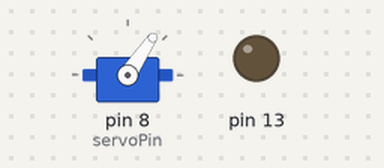
Bench run of a sketch on a simulated Arduino Uno, built with avr-gcc and run on an emulated ATmega328P. Parts: servo, output pins drawn as LEDs (lit = HIGH).

Above: at 2.4 s.
At 14.38 s:
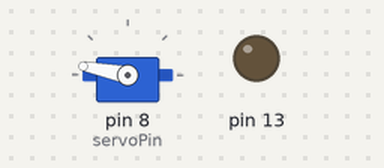
At 28.2 s:
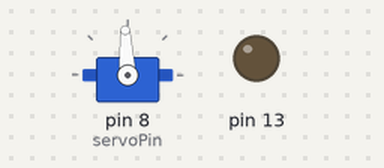
At 36.6 s:
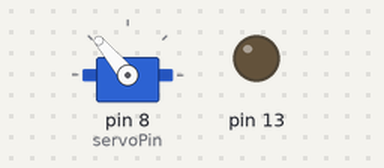
Timing chart, 0 to 40.0 s (numbered marks = the images above):
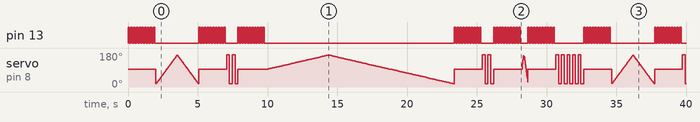

Measured:
- by itself, pin 13: HIGH → LOW at 0.10 s, → HIGH 0.10 s later, → LOW 0.10 s later, → HIGH 0.10 s later, … (159 changes in this stretch)

The sketch:

ServoTest_00.ino
```cpp
#include <Servo.h>
#include "ServoSpec.h"
#include "BobServo.h"
#include "DebugDefs.h"

//#ifdef DEBUG
  const int serialBaudRate = 9600;  // can't do 115200 for some reason??
//#endif

// servo setup parameters
const int servoPin= 8;
BobServo *bs;

unsigned long servoDelay;

// just to inform user wtihout serial montior
void flashLed(){
  for(int i=0;i<10;i++){
    digitalWrite(13,HIGH);
    delay(100);
    digitalWrite(13,LOW);
    delay(100);
  }
}

void doSweep(int n){
  for (int i=0;i<n;i++){
    bs->sweep(1);
  }
  flashLed(); //inform user
}

void setup(){
  #ifdef DEBUG
    Serial.begin(serialBaudRate);
    while(!Serial);
  #endif

  // needed to flash the led!
  pinMode(13,OUTPUT);
  // create a servo instance
  bs = new BobServo(servoPin, savoxSpec);
  flashLed();  //inform user

}


// this loop demos the use of angular velocity to postion the servo
// not how the loop cannot keep up if refresh rate is too high

void microLoop(int n){
  unsigned long theMicroTime = micros();
  bs->setAngularVelocity(0.5);
  n *=2;
  while(n){
    if ((bs->getCurrentAngle()<= bs->getSpec().servoCCStopDegrees) ||
         (bs->getCurrentAngle()>=bs->getSpec().servoCStopDegrees)){
      bs->setAngularVelocity(bs->getCurrentAngularVelocity() * -1.0);
      n--;
      }
    unsigned long dtM = (micros()-theMicroTime);
    bs->updateMicros(dtM);
    theMicroTime=micros();
  }
  bs->center();
  flashLed();
}

void milliLoop(int n){
  unsigned long theMillisTime = millis();
  float servoDelay =  1000.0/bs->getSpec().servoRefreshRate;
  bs->setAngularVelocity(0.5);
  n *= 2;
  bool moving = false;
  while(n){
    if (moving &&
        ((bs->getCurrentAngle()<= bs->getSpec().servoCCStopDegrees) ||
         (bs->getCurrentAngle()>=bs->getSpec().servoCStopDegrees))){
      bs->setAngularVelocity(bs->getCurrentAngularVelocity() * -1.0);
      n--;
      moving = false;
      }

    unsigned long dt = (millis()-theMillisTime);
    if (dt>=servoDelay){  //  %refresh rate
      bs->update(dt);
      theMillisTime=millis();
      moving = true;
    }
  }
  bs->center();
  flashLed();
}

void backForth (int n){
  while(n--){
    bs->goCLim();
    delay(200);
    bs->goCCLim();
    delay(200);
  }
  bs->center();
  flashLed();
}

void loop(){
  doSweep(1);
  backForth(2);
  microLoop(1);
  backForth(2);
  milliLoop(1);
  backForth(5);
}
```

BobServo.cpp
```cpp
#include "BobServo.h"

void BobServo::goLim(int dir){
  // -1 == Counter Clockwise; 1 == Clockwise
  setAngle(dir == -1 ? spec.servoCCStopDegrees : spec.servoCStopDegrees);
}
BobServo::BobServo(int ppin, const ServoSpec &sspec):
                    spec(sspec){
  servo.attach(ppin);
  center();
  #ifdef DEBUG
    spec.display();
  #endif
}

BobServo::setAngle(float angle){  // degrees
  // first limit the set angle to the burnout limits
  currentAngle = constrain(reduceAngleDegrees(angle), spec.servoCCStopDegrees,spec.servoCStopDegrees);
  float servoUSValue = map(currentAngle,spec.servoCCStopDegrees,spec.servoCStopDegrees,spec.servoMinBurnout,spec.servoMaxBurnout);
  #ifdef DEBUG
    Serial.print("Setting Servo us: ");
    Serial.print(servoUSValue);
    Serial.print("\tDegrees: ");
    Serial.println(currentAngle);
  #endif
  servo.writeMicroseconds(servoUSValue);
}
float BobServo::getCurrentAngle() const{
  return currentAngle;
}
float BobServo::getCurrentAngularVelocity() const{
  return currentAngularVelocity;
}
const ServoSpec& BobServo::getSpec() const{
  return spec;
}
BobServo::setAngularVelocity(float angularVelocity) { // degrees/milli sec
  #ifdef DEBUG
    Serial.print("setAngularVelocity called: ");
    Serial.print(angularVelocity);
    Serial.print("\tset to : ");
    Serial.println(constrain(angularVelocity,spec.servoCCMinV,spec.servoCMaxV));
  #endif
  currentAngularVelocity = constrain(angularVelocity,spec.servoCCMinV,spec.servoCMaxV);
}

void BobServo::update(float dt) { // update angle % dt in seconds
  setAngle(currentAngle + currentAngularVelocity*dt);
   //#ifdef DEBUG
    Serial.print("update called, dt:\t");
    Serial.println(dt);
  //#endif
}

void BobServo::updateMicros(float dtMicros){
  // update angle % dt in MICRO seconds using accumulator
  // using accumulator to only call setAngle when outside dead band
  microSecAccumulator += dtMicros;
  float settingAngle = currentAngularVelocity*microSecAccumulator/1000.0;
  float servoDeltaUSValue = map(settingAngle,spec.servoCCStopDegrees,spec.servoCStopDegrees,spec.servoMinBurnout,spec.servoMaxBurnout);
  if (abs(servoDeltaUSValue)>spec.servoDeadBand){
    // then we can do a set!
    setAngle(currentAngle + settingAngle);
    microSecAccumulator =0;
  }
}

void BobServo::update(float angularVelocity,float dt){  // set velocity before updating angle
  setAngularVelocity(angularVelocity);
  update(dt);
}
void BobServo::center(){
  setAngle(0);
  setAngularVelocity(0);
}

void BobServo::goCLim() { // set to clockwise endpoint
  setAngle(spec.servoCStopDegrees);
}
void BobServo::goCCLim(){ // set to counter clockwise endpoint
  setAngle(spec.servoCCStopDegrees);
}
void BobServo::sweep(int nbLoops){
  const float angleInc = 1,
              timeOut = 10;
  goCCLim();
  // start at cc limit
  int currentDirection = 1,
      count = 0,
      lim = 2*nbLoops;
  while (count < lim){
    setAngle(currentAngle + angleInc*currentDirection);
    delay(timeOut);
    if (abs(currentAngle)== min(abs(spec.servoCCStopDegrees),abs(spec.servoCStopDegrees))){
       currentDirection *= -1;
       count++;
    }
  }
  center();
  #ifdef DEBUG
    Serial.println("exiting sweep");
  #endif
}

float reduceAngleDegrees(float angleDegrees){
  int angleInt = angleDegrees/1;
  float decimal = angleDegrees - angleInt ;
  return (angleInt%360) + decimal;
}
```

BobServo.h
```cpp
#ifndef BOBSERVO_H
#define BOBSERVO_H

#include <Arduino.h>
#include <Servo.h>
#include "ServoSpec.h"
#include "DebugDefs.h"

class BobServo{
  protected:
    const ServoSpec &spec;
    Servo servo;

    float currentAngle,            // degrees
          currentAngularVelocity;  // degrees/sec

    float microSecAccumulator = 0;

    void goLim(int dir); // -1 == Counter Clockwise; 1 == Clockwise

  public:
    BobServo(int pin, const ServoSpec &spec);
    setAngle(float angle);                        // degrees
    setAngularVelocity(float angularVelocity);    // degrees/milli sec
    void update(float dt);                        // update angle % dt in milli seconds
    void updateMicros(float dtMicros);            // update angle % dt in MICRO seconds using accumulator
    void update(float angularVelocity,float dt);  // set velocity before updating angle
    void sweep(int nbLoops);
    void center();
    void goCLim();                                // set to clockwise endpoint
    void goCCLim();                                 // set to counter clockwise endpoint
    float getCurrentAngle() const;
    float getCurrentAngularVelocity() const;
    const ServoSpec& getSpec() const;
};

extern float reduceAngleDegrees(float angleDegrees);

#endif
```

DebugDefs.h
```cpp
#ifndef DEBUGDEFS_H
#define DEBUGDEFS_H

//#define DEBUG

#endif
```

ServoSpec.cpp
```cpp
#include "ServoSpec.h"

ServoSpec::ServoSpec( int deadBand,          // us
                      int minBurnout,        // us not including dead band
                      int maxBurnout,        // us not including dead band
                      int center,            // us
                      int angularRange,      // degrees from burnout to burnout
                      float angularVelocity,   // degrees/milli sec
                      int refreshRate):      // Hz
                        servoDeadBand(deadBand),
                        servoMinBurnout(minBurnout+deadBand),
                        servoMaxBurnout(maxBurnout-deadBand),
                        servoCenter(center),
                        servoAngularRange(angularRange),
                        maxAngularVelocity(angularVelocity),
                        servoRefreshRate(refreshRate),
                        servoCStopDegrees(servoAngularRange/2.0),
                        servoCCStopDegrees(-servoCStopDegrees),
                        servoCenterDegrees(0),
                        servoCMaxV(maxAngularVelocity),
                        servoCCMinV(-servoCMaxV){
                      }
#ifdef DEBUG
void ServoSpec::display(){
  Serial.print("servoDeadBand\t");
  Serial.println(servoDeadBand);
  Serial.print("servoMinBurnout:\t");
  Serial.println(servoMinBurnout);
  Serial.print("servoMaxBurnout:\t");
  Serial.println(servoMaxBurnout);
  Serial.print("servoCenter:\t");
  Serial.println(servoCenter);
  Serial.print("servoAngularRange:\t");
  Serial.println(servoAngularRange);
  Serial.print("maxAngularVelocity:\t");
  Serial.println(maxAngularVelocity);
  Serial.print("RefreshRate:\t");
  Serial.println(servoRefreshRate);
  Serial.print("servoCStopDegrees:\t");
  Serial.println(servoCStopDegrees);
  Serial.print("servoCCStopDegrees:\t");
  Serial.println(servoCCStopDegrees);
  Serial.print("servoCenterDegrees:\t");
  Serial.println(servoCenterDegrees);
  Serial.print("servoCMaxV:\t");
  Serial.println(servoCMaxV);
  Serial.print("servoCCMinV:\t");
  Serial.println(servoCCMinV);
}
#endif

const ServoSpec savoxSpec(5,   // us dead band
                         700,  // us min not including dead band
                         2300, // us max
                         1500, // us
                         150,  // degrees from burnout to burnout
                         60/80.0, // 60 degress in 0.08 seconds
                         50); //Hz refresh rate
```

ServoSpec.h
```cpp
#ifndef SERVOSPEC_H
#define SERVOSPEC_H

#include <Arduino.h>
#include "DebugDefs.h"

class ServoSpec{
  public:
    const int servoDeadBand,      // us
              servoMinBurnout,    // us = spec + dead band
              servoMaxBurnout,    // us = spec - dead band
              servoCenter,        // us
              servoAngularRange,  // degrees from burnout to burnout
              servoRefreshRate;   //Hz
    const float maxAngularVelocity; // degrees/milli sec

    // derived servo parameters.
    const float servoCStopDegrees,   // degrees from 0 in center
                servoCCStopDegrees,  // -degrees from 0 in center
                servoCenterDegrees,
                servoCMaxV,
                servoCCMinV;

    ServoSpec(int deadBand,          // us
              int minBurnout,        // us not including dead band
              int maxBurnout,        // us not including dead band
              int center,            // us
              int angularRange,      // degrees from burnout to burnout
              float angularVelocity,   // degrees/millis sec
              int refreshRate);      // Hz
    #ifdef DEBUG
      void display();
    #endif

};

extern const ServoSpec savoxSpec;

#endif
```
